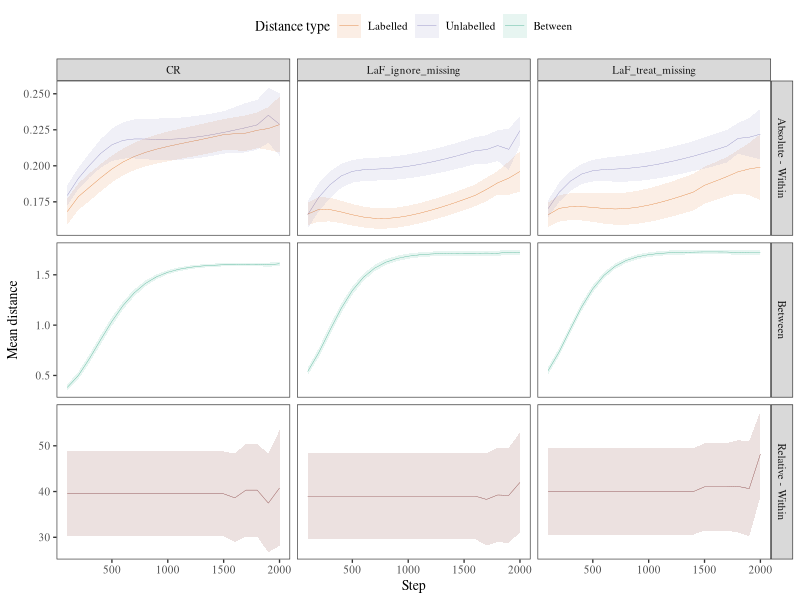

Reproduce this figure in R.
# LIBRARY IMPORTS
library(ggplot2)
library(Hmisc)
library(plyr)
library(car)

## Summarizes data.
## Gives count, mean, standard deviation, standard error of the mean, and confidence interval (default 95%).
##   data: a data frame.
##   measurevar: the name of a column that contains the variable to be summariezed
##   groupvars: a vector containing names of columns that contain grouping variables
##   na.rm: a boolean that indicates whether to ignore NA's
##   conf.interval: the percent range of the confidence interval (default is 95%)
summarySE <- function(data=NULL, measurevar, groupvars=NULL, na.rm=FALSE,
                      conf.interval=.95, .drop=TRUE) {
  library(plyr)
  
  # New version of length which can handle NA's: if na.rm==T, don't count them
  length2 <- function (x, na.rm=FALSE) {
    if (na.rm) sum(!is.na(x))
    else       length(x)
  }
  
  # This does the summary. For each group's data frame, return a vector with
  # N, mean, and sd
  datac <- ddply(data, groupvars, .drop=.drop,
                 .fun = function(xx, col) {
                   c(N    = length2(xx[[col]], na.rm=na.rm),
                     mean = mean   (xx[[col]], na.rm=na.rm),
                     sd   = sd     (xx[[col]], na.rm=na.rm)
                   )
                 },
                 measurevar
  )
  
  # Rename the "mean" column    
  datac <- plyr::rename(datac, c("mean" = measurevar))
  
  datac$se <- datac$sd / sqrt(datac$N)  # Calculate standard error of the mean
  
  # Confidence interval multiplier for standard error
  # Calculate t-statistic for confidence interval: 
  # e.g., if conf.interval is .95, use .975 (above/below), and use df=N-1
  ciMult <- qt(conf.interval/2 + .5, datac$N-1)
  datac$ci <- datac$se * ciMult
  
  return(datac)
}

# TASK SELECTION
compute_distances <- F #Whether or not to compute the distances

if (!compute_distances) {
  d <- read.csv(file="../results/Category_hidden_distances.csv", header=T)
} else {
  # DATA HANDLING
  # Import data, from both Category and SingleObject
  h_rep <- read.csv("../results/Category_hidden_LTM.csv", head=TRUE)
  # Initialise d to maximum possible number of cases
  # (subject(80)*step(20)*theory(CR,LaF)*dist_type(labelled;unlabelled;between;r_labelled;r_unlabelled) = 16000)
  d <- data.frame(subject=numeric(20000), theory=factor(NA), step=0,
                  dist_type=NA, mu=0)
  levels(d$theory) <- c("CR", "LaF")
  # Loop over subject, memory_type, and step
  i <- 1
  for (subject in 0:max(h_rep$subject)) {
    print(subject)
    for (step in levels(factor(h_rep$step[h_rep$subject==subject]))){
      index <- h_rep$subject==subject & h_rep$step==step
      # WITHIN CATEGORY MEAN DISTANCE
      dist.l <- c()  # Labelled category (coded 0 in df)
      dist.nl <- c() # Unlabelled category (coded 1 in df)
      # Create index for category
      index.l <- index & h_rep$labelled=="label"
      index.nl <- index & h_rep$labelled=="no_label"
      for (e1 in 0:2){
        # Create index for first exemplar
        index1.l <- index.l & h_rep$exemplar==e1
        index1.nl <- index.nl & h_rep$exemplar==e1+4
        for (e2 in (e1+1):3){
          # Create index for second exemplar
          index2.l <- index.l & h_rep$exemplar==e2
          index2.nl <- index.nl & h_rep$exemplar==e2+4
          # Append distances
          dist.l <- c(dist.l,
                      dist(rbind(h_rep[index1.l, -(1:5)],
                                 h_rep[index2.l, -(1:5)]))[1])
          #print(c("Added distance between",e1,"and",e2))
          dist.nl <- c(dist.nl,
                       dist(rbind(h_rep[index1.nl, -(1:5)],
                                  h_rep[index2.nl, -(1:5)]))[1])
          #print(c("Added distance between",e1+4,"and",e2+4))
        }
      }
      # Save mean of distance for labelled category with all info
      d[i,] <- c(h_rep[index1.l, 1:3], "labelled",  mean(dist.l))
      #print("Added a row for dist.l")
      # Save mean of distance for unlabelled category with all info
      d[i + 1,] <- c(h_rep[index1.nl, 1:3], "unlabelled", mean(dist.nl))
      #print("Added a row for dist.nl")
      # Compute centre ("prototype") of each category
      proto.l <- colMeans(h_rep[index.l, -(1:5)])
      #print("Computed labelled prototype")
      proto.nl <- colMeans(h_rep[index.nl, -(1:5)])
      #print("Computed unlabelled prototype")
      # Save distances between categories
      d[i + 2,] <- c(h_rep[index1.nl, 1:3], "between",
                     dist(rbind(proto.l, proto.nl))[1])
      #print("Added a row for LTM between- distance")
      # Relative distances
      d[i + 3,] <- c(h_rep[index1.l, 1:3], "r_labelled",  d[i,5]/d[i+2,5])
      d[i + 4,] <- c(h_rep[index1.nl, 1:3], "r_unlabelled",  d[i+1,5]/d[i+2,5])
      i <- i + 5
    }
  }
  # Code dist_type as a factor, get rid of NAs
  d$dist_type <- factor(d$dist_type)
  d <- na.omit(d)
  # Write file if generating distances
  write.csv(d, file="../results/Category_hidden_distances.csv", row.names=F)
}

# DATA HANDLING
# Create two distance type columns (labeled/unlabeled/between, and absolute/relative/between)
d$abs_rel <- recode(d$dist_type, "'r_labelled'='Relative - Within'; 'r_unlabelled'='Relative - Within'; 'labelled'='Absolute - Within'; 'unlabelled'='Absolute - Within'; 'between'='Between'")
d$dist_type <- recode(d$dist_type, "'r_labelled'='Labelled'; 'r_unlabelled'='Unlabelled'; 'labelled'='Labelled'; 'unlabelled'='Unlabelled'; 'between'='Between'")

# GRAPH
# Select observations for plot, dropping unusued factors
d <- droplevels(d[d$step>0 & d$step <= 2000,])
# Get summary of the data
d.sum <- summarySE(d, measurevar="mu", groupvars=c("theory", "step", "dist_type", "abs_rel"), conf.interval=.95)
# Create plot
d.plot <- ggplot(d.sum,
                 aes(x = step,
                     y = mu,
                     colour = dist_type)) +
  facet_grid(abs_rel~theory, scales="free_y") +
  xlab("Step") + ylab("Mean distance") + theme_bw(base_size=10, base_family = "serif") +
  theme(panel.grid.minor=element_blank(),
        panel.grid.major=element_blank(),
        legend.position = "top") + 
  scale_fill_brewer(name = "Distance type", palette="Dark2",
                    breaks=c("Labelled","Unlabelled","Between")) +
  scale_colour_brewer(name = "Distance type", palette="Dark2",
                      breaks=c("Labelled","Unlabelled","Between")) +
  geom_line(size=.1) +
  geom_ribbon(aes(ymin=mu-ci, ymax=mu+ci, fill=dist_type), alpha=0.1, size=0)
# Save plot
ggsave("../results/Distances.png", plot = d.plot,
       height = 7, width = 5, dpi = 600)
